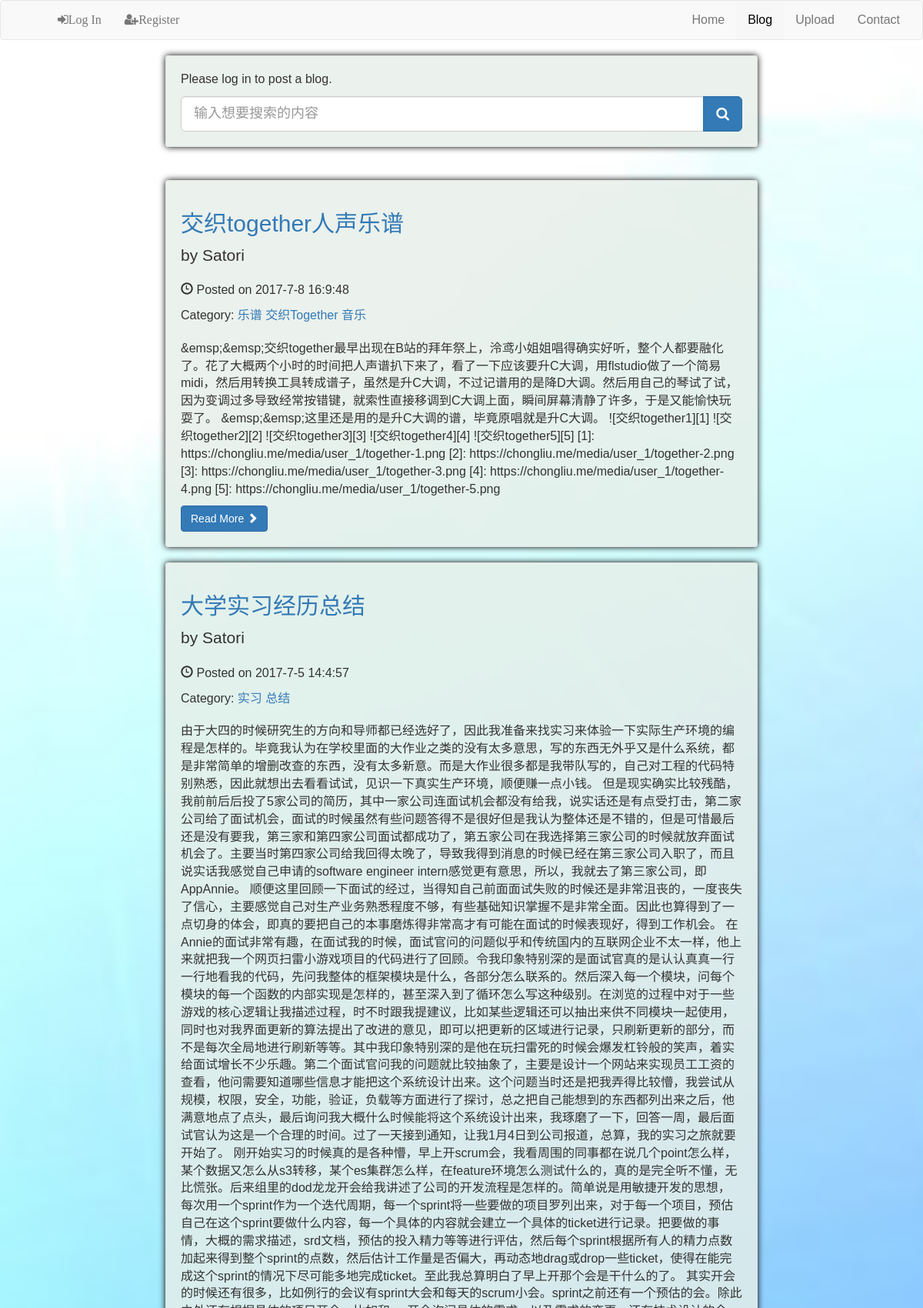
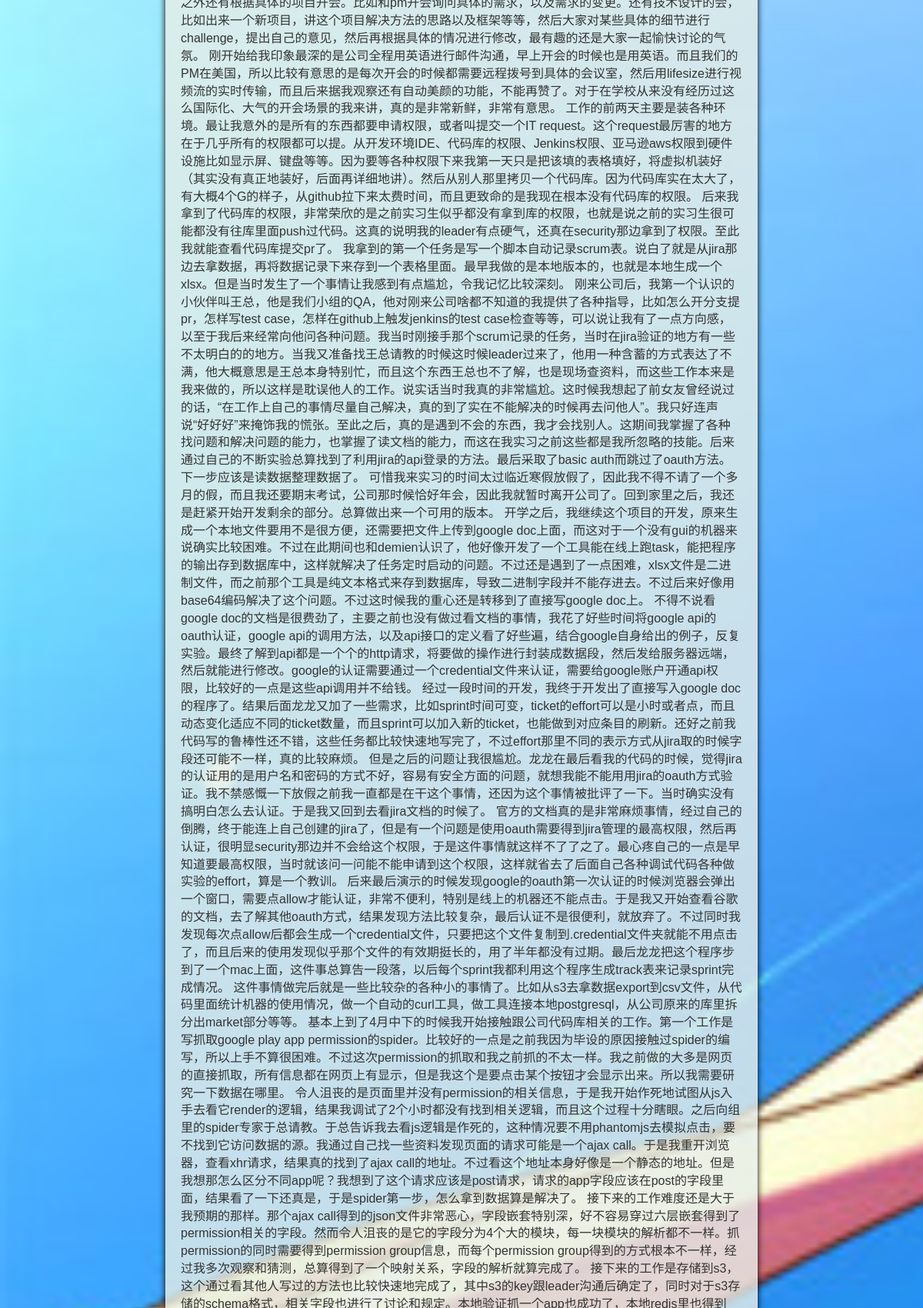
The app's page /blogs/ (upper part) with its own data (2 pictures, top to bottom).
### blogs/models.py (models this page shows, shortened)
class Blog(models.Model):
    title = models.CharField(max_length=500, null=False)
    author = models.ForeignKey(settings.AUTH_USER_MODEL, on_delete=models.CASCADE)
    publish_time = models.DateTimeField(auto_now_add=True, auto_now=False)
    text = models.TextField()
    class Meta:
        ordering = ('-publish_time', 'title', 'author',)

class BlogCategory(models.Model):
    blog = models.ManyToManyField(Blog)
    name = models.CharField(max_length=50)
    def __str__(self):
        return self.name
    class Meta:
        ordering = ('name',)

### blogs/views.py (the view)
def index(request):
    context = {}
    blog_list = Blog.objects.all().order_by('-publish_time')
    paginator = Paginator(blog_list, blog_show_per_page)
    page = request.GET.get('page')
    try:
        blogs = paginator.page(page)
    except PageNotAnInteger:
        page = 1
        blogs = paginator.page(page)
    except EmptyPage:
        page = paginator.num_pages
        blogs = paginator.page(page)
    page_list = getPageList(page, paginator.num_pages)
    for blog in blogs:
        blog.publish_time = timezone.localtime(blog.publish_time)
    context['blogs'] = blogs
    context['page_list'] = page_list
    context['title'] = "Blogs"
    return render(request, "blogs/index.html", context)

### blogs/views.py (called while the page is built)
def getPageList(cur_page, page_count):
    cur_page = int(cur_page)
    if page_count <= blog_display_page:
        left = 1
        right = page_count
    else:
        left = int(cur_page - ((blog_display_page - 1) / 2 - 1))
        right = int(cur_page + ((blog_display_page - 1) / 2 - 1))
        if left < 2:
            right += 2 - left
            left = 2
        elif right > page_count - 1:
            left -= right - page_count + 1
            right = page_count - 1
    if left == 1:
        res = [x for x in range(left, 1 + right)]
    elif left == 2:
        res = [1] + [x for x in range(left, right + 1)]
    else:
        res = [1, "..."] + [x for x in range(left, right + 1)]
    if right <= page_count - 2:
        res += ['...', page_count]
    elif right == page_count - 1:
        res += [page_count]
    return res

### blogs/templates/blogs/index.html (shortened to what this page needs)
{% extends "mysite/base.html" %}
{% load static %}
{% load crispy_forms_tags %}
{% block additional_head %}
    <link href="{% static 'blogs/blog-home.css' %}" rel="stylesheet">
    <link href="{% static 'blogs/myblog.css' %}" rel="stylesheet">
{% endblock %}
{% block content %}
    {% include "blogs/base_search.html" %}
    <br/>
    {% include "blogs/base_blog_items.html" %}
{% endblock %}

### blogs/templates/blogs/base_blog_items.html (shortened to what this page needs)
{% load static %}
{% for blog in blogs %}
    <div class="blog-div well">
        <h2>
            <a href="{% url 'blogs:archive' blog.id %}">{{ blog.title }}</a>
        </h2>
        <p class="lead">
            by {{ blog.author }}
        </p>
        <p><span class="glyphicon glyphicon-time"></span> Posted on {{ blog.publish_time.year }}-{{ blog.publish_time.month }}-{{blog.publish_time.day}} {{ blog.publish_time.hour }}:{{ blog.publish_time.minute }}:{{ blog.publish_time.second }}</p>
        {% if blog.blogcategory_set.all.count > 0 %}
        <p>
            Category:
            {% for category in blog.blogcategory_set.all %}
            <a href="{% url 'blogs:category' category %}">{{ category }}</a>
            {% endfor %}
        </p>
        {% endif %}
        <p class="lead"><div class="marked_truncate">{{ blog.text }}</div></p>
        <a class="btn btn-primary" href="{% url 'blogs:archive' blog.id %}">Read More <span class="glyphicon glyphicon-chevron-right"></span></a>
    </div>
{% endfor %}

### mysite/static/mysite/cover.css (style rules this page uses)
html, body { font-family: Helvetica, Arial, PingFang SC, Microsoft Yahei, Hiragino Sans GB, WenQuanYi Micro Hei, NSimSun, Simsun, sans-serif !important; font-size: 16px; height: 100%; background-image: url("images/bg-img.jpg"); background-repeat: no-repeat; background-size: cover; background-attachment: fixed; }

### blogs/static/blogs/myblog.css (style rules this page uses)
.blog-div { background-color: rgba(230,238,232,0.8); box-shadow: 0px 0px 8px black; word-wrap: break-word; }

### records on screen
Blog: title "交织together人声乐谱", author "Satori", publish_time.year "2017", publish_time.month "7", publish_time.day "8", publish_time.hour "16", publish_time.minute "9", publish_time.second "48", text "&emsp;&emsp;交织together最早出现在B站的拜年祭上，泠鸢小姐姐唱得确实好听，整个人都要融化了。花了大概两个小时的时间把人声谱扒下来了，看了一下应该要升C大调，用flstudio做了一个简易midi，然后用转换工具转成谱子，虽然是升C大调，不过记谱用的是降D大调。然后用自己的琴试了试，因为变调过多导致经常按错键，就索性直接移调到C大调上面，瞬间屏幕清静了许多，于是又能愉快玩耍了。 &emsp;&emsp;这里还是用的是升C大调的谱，毕竟原唱就是升C大调。 ![交织together1][1] ![交织together2][2] ![交织together3][3] ![交织together4][4] ![交织together5][5] [1]: https://chongliu.me/media/user_1/together-1.png [2]: https://chongliu.me/media/user_1/together-2.png [3]: https://chongliu.me/media/user_1/together-3.png [4]: https://chongliu.me/media/user_1/together-4.png [5]: https://chongliu.me/media/user_1/together-5.png"
BlogCategory: name "乐谱"
BlogCategory: name "交织Together"
BlogCategory: name "音乐"
Blog: title "大学实习经历总结", author "Satori", publish_time.year "2017", publish_time.month "7", publish_time.day "5", publish_time.hour "14", publish_time.minute "4", publish_time.second "57"
BlogCategory: name "实习"
BlogCategory: name "总结"
